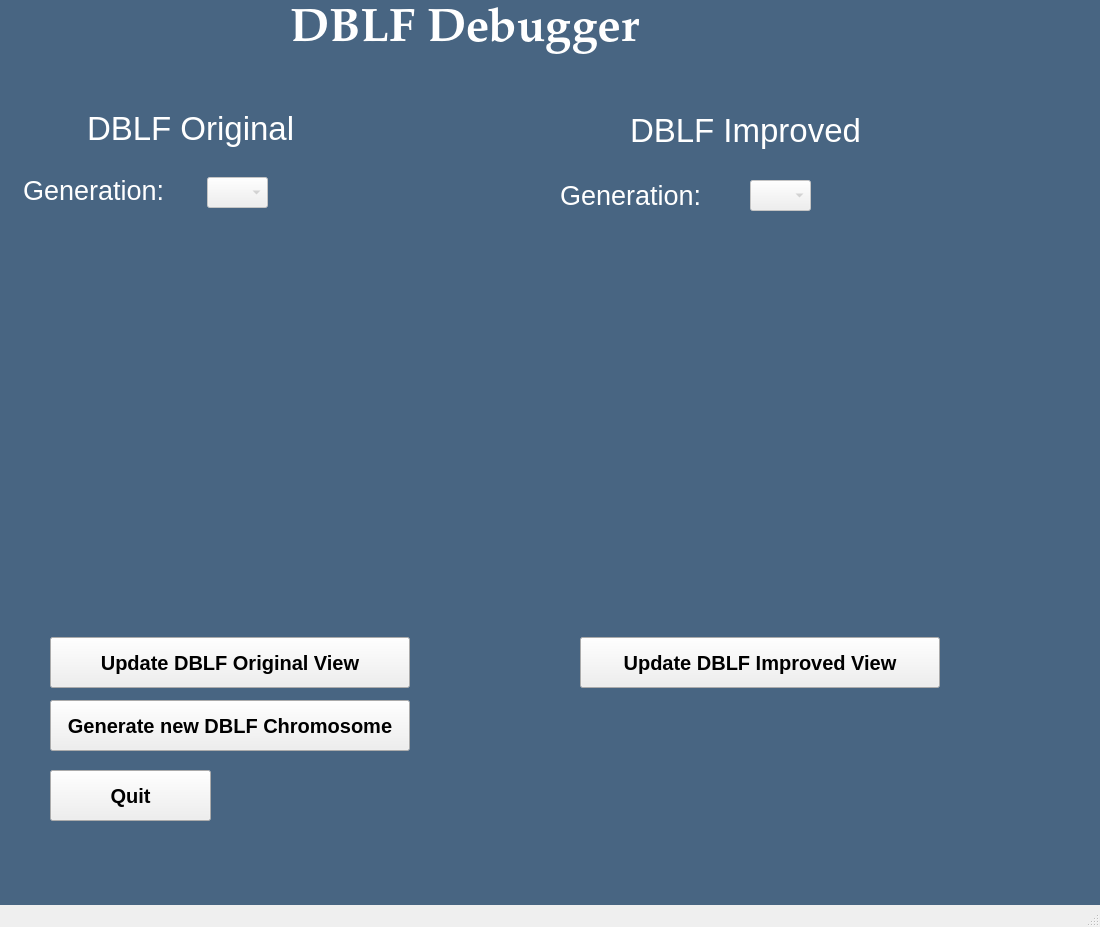
<?xml version="1.0" encoding="UTF-8"?>
<ui version="4.0">
 <class>DBLFDebugWindow</class>
 <widget class="QMainWindow" name="DBLFDebugWindow">
  <property name="geometry">
   <rect>
    <x>0</x>
    <y>0</y>
    <width>1100</width>
    <height>927</height>
   </rect>
  </property>
  <property name="windowTitle">
   <string>DBLFDebugWindow</string>
  </property>
  <widget class="QWidget" name="centralWidget">
   <widget class="QStackedWidget" name="stackedWidget">
    <property name="geometry">
     <rect>
      <x>0</x>
      <y>0</y>
      <width>1101</width>
      <height>1000</height>
     </rect>
    </property>
    <property name="currentIndex">
     <number>0</number>
    </property>
    <widget class="QWidget" name="page_2">
     <widget class="QLabel" name="background_2">
      <property name="geometry">
       <rect>
        <x>-20</x>
        <y>-318</y>
        <width>2000</width>
        <height>2000</height>
       </rect>
      </property>
      <property name="styleSheet">
       <string notr="true">background-color:rgb(72, 101, 130)</string>
      </property>
      <property name="text">
       <string/>
      </property>
     </widget>
     <widget class="QLabel" name="label_5">
      <property name="geometry">
       <rect>
        <x>290</x>
        <y>-25</y>
        <width>471</width>
        <height>111</height>
       </rect>
      </property>
      <property name="font">
       <font>
        <family>Palatino Linotype</family>
        <pointsize>35</pointsize>
        <weight>75</weight>
        <bold>true</bold>
        <underline>false</underline>
        <strikeout>false</strikeout>
        <stylestrategy>PreferAntialias</stylestrategy>
       </font>
      </property>
      <property name="styleSheet">
       <string notr="true">color:qlineargradient(spread:pad, x1:0, y1:0, x2:1, y2:0, stop:0 rgba(0, 0, 0, 255), stop:1 rgba(255, 255, 255, 255));
</string>
      </property>
      <property name="text">
       <string>DBLF Debugger</string>
      </property>
     </widget>
     <widget class="QPushButton" name="dblfImprovedButton">
      <property name="geometry">
       <rect>
        <x>580</x>
        <y>637</y>
        <width>360</width>
        <height>51</height>
       </rect>
      </property>
      <property name="font">
       <font>
        <pointsize>15</pointsize>
        <weight>75</weight>
        <bold>true</bold>
       </font>
      </property>
      <property name="text">
       <string>Update DBLF Improved View</string>
      </property>
     </widget>
     <widget class="QLabel" name="label_11">
      <property name="geometry">
       <rect>
        <x>23</x>
        <y>165</y>
        <width>171</width>
        <height>51</height>
       </rect>
      </property>
      <property name="font">
       <font>
        <pointsize>20</pointsize>
       </font>
      </property>
      <property name="styleSheet">
       <string notr="true">color:qlineargradient(spread:pad, x1:0, y1:0, x2:1, y2:0, stop:0 rgba(0, 0, 0, 255), stop:1 rgba(255, 255, 255, 255));
</string>
      </property>
      <property name="text">
       <string>Generation:</string>
      </property>
     </widget>
     <widget class="QComboBox" name="generationComboBox">
      <property name="enabled">
       <bool>false</bool>
      </property>
      <property name="geometry">
       <rect>
        <x>207</x>
        <y>177</y>
        <width>61</width>
        <height>31</height>
       </rect>
      </property>
      <property name="font">
       <font>
        <pointsize>10</pointsize>
       </font>
      </property>
     </widget>
     <widget class="QLabel" name="label_17">
      <property name="geometry">
       <rect>
        <x>87</x>
        <y>108</y>
        <width>221</width>
        <height>41</height>
       </rect>
      </property>
      <property name="font">
       <font>
        <pointsize>25</pointsize>
       </font>
      </property>
      <property name="styleSheet">
       <string notr="true">color: rgb(255, 255, 255);
background-color: rgb(72,101,130)</string>
      </property>
      <property name="text">
       <string>DBLF Original</string>
      </property>
     </widget>
     <widget class="QLabel" name="label_25">
      <property name="geometry">
       <rect>
        <x>630</x>
        <y>110</y>
        <width>251</width>
        <height>41</height>
       </rect>
      </property>
      <property name="font">
       <font>
        <pointsize>25</pointsize>
       </font>
      </property>
      <property name="styleSheet">
       <string notr="true">color: rgb(255, 255, 255);
background-color: rgb(72,101,130)</string>
      </property>
      <property name="text">
       <string>DBLF Improved</string>
      </property>
     </widget>
     <widget class="QPushButton" name="quitButton">
      <property name="geometry">
       <rect>
        <x>50</x>
        <y>770</y>
        <width>161</width>
        <height>51</height>
       </rect>
      </property>
      <property name="font">
       <font>
        <pointsize>15</pointsize>
        <weight>75</weight>
        <bold>true</bold>
       </font>
      </property>
      <property name="text">
       <string>Quit</string>
      </property>
     </widget>
     <widget class="QLabel" name="label_12">
      <property name="geometry">
       <rect>
        <x>560</x>
        <y>170</y>
        <width>171</width>
        <height>51</height>
       </rect>
      </property>
      <property name="font">
       <font>
        <pointsize>20</pointsize>
       </font>
      </property>
      <property name="styleSheet">
       <string notr="true">color:qlineargradient(spread:pad, x1:0, y1:0, x2:1, y2:0, stop:0 rgba(0, 0, 0, 255), stop:1 rgba(255, 255, 255, 255));
</string>
      </property>
      <property name="text">
       <string>Generation:</string>
      </property>
     </widget>
     <widget class="QComboBox" name="generationComboBox_2">
      <property name="enabled">
       <bool>false</bool>
      </property>
      <property name="geometry">
       <rect>
        <x>750</x>
        <y>180</y>
        <width>61</width>
        <height>31</height>
       </rect>
      </property>
      <property name="font">
       <font>
        <pointsize>10</pointsize>
       </font>
      </property>
     </widget>
     <widget class="QPushButton" name="dblfOriginalButton">
      <property name="geometry">
       <rect>
        <x>50</x>
        <y>637</y>
        <width>360</width>
        <height>51</height>
       </rect>
      </property>
      <property name="font">
       <font>
        <pointsize>15</pointsize>
        <weight>75</weight>
        <bold>true</bold>
       </font>
      </property>
      <property name="text">
       <string>Update DBLF Original View</string>
      </property>
     </widget>
     <widget class="QPushButton" name="genChromosomeButton">
      <property name="geometry">
       <rect>
        <x>50</x>
        <y>700</y>
        <width>360</width>
        <height>51</height>
       </rect>
      </property>
      <property name="font">
       <font>
        <pointsize>15</pointsize>
        <weight>75</weight>
        <bold>true</bold>
       </font>
      </property>
      <property name="text">
       <string>Generate new DBLF Chromosome</string>
      </property>
     </widget>
     <zorder>background_2</zorder>
     <zorder>label_5</zorder>
     <zorder>dblfImprovedButton</zorder>
     <zorder>label_17</zorder>
     <zorder>generationComboBox</zorder>
     <zorder>label_11</zorder>
     <zorder>label_25</zorder>
     <zorder>quitButton</zorder>
     <zorder>label_12</zorder>
     <zorder>generationComboBox_2</zorder>
     <zorder>dblfOriginalButton</zorder>
     <zorder>genChromosomeButton</zorder>
    </widget>
   </widget>
  </widget>
  <widget class="QMenuBar" name="menuBar">
   <property name="geometry">
    <rect>
     <x>0</x>
     <y>0</y>
     <width>1100</width>
     <height>30</height>
    </rect>
   </property>
  </widget>
  <widget class="QStatusBar" name="statusBar"/>
 </widget>
 <layoutdefault spacing="6" margin="11"/>
 <resources/>
 <connections/>
</ui>
